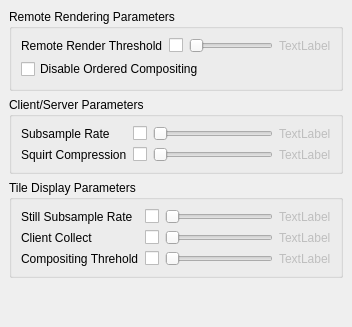
   <widget class="QWidget" name="Server" >
    <layout class="QGridLayout" >
     <property name="leftMargin" >
      <number>9</number>
     </property>
     <property name="topMargin" >
      <number>9</number>
     </property>
     <property name="rightMargin" >
      <number>9</number>
     </property>
     <property name="bottomMargin" >
      <number>9</number>
     </property>
     <property name="horizontalSpacing" >
      <number>6</number>
     </property>
     <property name="verticalSpacing" >
      <number>6</number>
     </property>
     <item row="3" column="0" >
      <spacer>
       <property name="orientation" >
        <enum>Qt::Vertical</enum>
       </property>
       <property name="sizeHint" >
        <size>
         <width>20</width>
         <height>40</height>
        </size>
       </property>
      </spacer>
     </item>
     <item row="1" column="0" >
      <widget class="QGroupBox" name="clientServerParameters" >
       <property name="title" >
        <string>Client/Server Parameters</string>
       </property>
       <layout class="QGridLayout" >
        <property name="leftMargin" >
         <number>9</number>
        </property>
        <property name="topMargin" >
         <number>9</number>
        </property>
        <property name="rightMargin" >
         <number>9</number>
        </property>
        <property name="bottomMargin" >
         <number>9</number>
        </property>
        <property name="horizontalSpacing" >
         <number>6</number>
        </property>
        <property name="verticalSpacing" >
         <number>6</number>
        </property>
        <item row="1" column="3" >
         <widget class="QLabel" name="squirtLevelLabel" >
          <property name="enabled" >
           <bool>false</bool>
          </property>
          <property name="text" >
           <string>TextLabel</string>
          </property>
         </widget>
        </item>
        <item row="1" column="1" >
         <widget class="QCheckBox" name="enableSquirt" >
          <property name="toolTip" >
           <string>Toggle use of Squirt compression while interacting.</string>
          </property>
          <property name="whatsThis" >
           <string>Toggle use of Squirt compression while interacting.</string>
          </property>
          <property name="text" >
           <string/>
          </property>
         </widget>
        </item>
        <item row="1" column="0" >
         <widget class="QLabel" name="label_9" >
          <property name="text" >
           <string>Squirt Compression</string>
          </property>
         </widget>
        </item>
        <item row="0" column="1" >
         <widget class="QCheckBox" name="enableSubsampling" >
          <property name="toolTip" >
           <string>Toggle use of subsampling while interacting.</string>
          </property>
          <property name="whatsThis" >
           <string>Toggle use of subsampling while interacting.</string>
          </property>
          <property name="text" >
           <string/>
          </property>
         </widget>
        </item>
        <item row="1" column="2" >
         <widget class="QSlider" name="squirtLevel" >
          <property name="enabled" >
           <bool>false</bool>
          </property>
          <property name="toolTip" >
           <string>&lt;html>&lt;head>&lt;meta name="qrichtext" content="1" />&lt;/head>&lt;body style=" white-space: pre-wrap; font-family:Sans Serif; font-size:9pt; font-weight:400; font-style:normal; text-decoration:none;">&lt;p style=" margin-top:0px; margin-bottom:0px; margin-left:0px; margin-right:0px; -qt-block-indent:0; text-indent:0px;">Squirt compression is a combination of runlength encoding and bit compression.&lt;b>Left:&lt;/b> No compression. &lt;b>Right:&lt;/b> Maximum compression.&lt;/p>&lt;/body>&lt;/html></string>
          </property>
          <property name="whatsThis" >
           <string>&lt;html>&lt;head>&lt;meta name="qrichtext" content="1" />&lt;/head>&lt;body style=" white-space: pre-wrap; font-family:Sans Serif; font-size:9pt; font-weight:400; font-style:normal; text-decoration:none;">&lt;p style=" margin-top:0px; margin-bottom:0px; margin-left:0px; margin-right:0px; -qt-block-indent:0; text-indent:0px;">Squirt compression is a combination of runlength encoding and bit compression.&lt;b>Left:&lt;/b> No compression. &lt;b>Right:&lt;/b> Maximum compression.&lt;/p>&lt;/body>&lt;/html></string>
          </property>
          <property name="minimum" >
           <number>1</number>
          </property>
          <property name="maximum" >
           <number>6</number>
          </property>
          <property name="orientation" >
           <enum>Qt::Horizontal</enum>
          </property>
         </widget>
        </item>
        <item row="0" column="0" >
         <widget class="QLabel" name="label_8" >
          <property name="text" >
           <string>Subsample Rate</string>
          </property>
         </widget>
        </item>
        <item row="0" column="3" >
         <widget class="QLabel" name="subsamplingRateLabel" >
          <property name="enabled" >
           <bool>false</bool>
          </property>
          <property name="text" >
           <string>TextLabel</string>
          </property>
         </widget>
        </item>
        <item row="0" column="2" >
         <widget class="QSlider" name="subsamplingRate" >
          <property name="enabled" >
           <bool>false</bool>
          </property>
          <property name="toolTip" >
           <string>&lt;html>&lt;head>&lt;meta name="qrichtext" content="1" />&lt;/head>&lt;body style=" white-space: pre-wrap; font-family:Sans Serif; font-size:9pt; font-weight:400; font-style:normal; text-decoration:none;">&lt;p style=" margin-top:0px; margin-bottom:0px; margin-left:0px; margin-right:0px; -qt-block-indent:0; text-indent:0px;">Subsampling is a compositing LOD technique. Subsampling will use larger pixels during interaction.&lt;/p>&lt;/body>&lt;/html></string>
          </property>
          <property name="whatsThis" >
           <string>&lt;html>&lt;head>&lt;meta name="qrichtext" content="1" />&lt;/head>&lt;body style=" white-space: pre-wrap; font-family:Sans Serif; font-size:9pt; font-weight:400; font-style:normal; text-decoration:none;">&lt;p style=" margin-top:0px; margin-bottom:0px; margin-left:0px; margin-right:0px; -qt-block-indent:0; text-indent:0px;">Subsampling is a compositing LOD technique. Subsampling will use larger pixels during interaction.&lt;/p>&lt;/body>&lt;/html></string>
          </property>
          <property name="minimum" >
           <number>2</number>
          </property>
          <property name="maximum" >
           <number>20</number>
          </property>
          <property name="pageStep" >
           <number>1</number>
          </property>
          <property name="orientation" >
           <enum>Qt::Horizontal</enum>
          </property>
         </widget>
        </item>
       </layout>
      </widget>
     </item>
     <item row="0" column="0" >
      <widget class="QGroupBox" name="compositingParameters" >
       <property name="title" >
        <string>Remote Rendering Parameters</string>
       </property>
       <layout class="QGridLayout" >
        <property name="leftMargin" >
         <number>9</number>
        </property>
        <property name="topMargin" >
         <number>9</number>
        </property>
        <property name="rightMargin" >
         <number>9</number>
        </property>
        <property name="bottomMargin" >
         <number>9</number>
        </property>
        <property name="horizontalSpacing" >
         <number>6</number>
        </property>
        <property name="verticalSpacing" >
         <number>6</number>
        </property>
        <item row="1" column="0" colspan="3" >
         <widget class="QCheckBox" name="orderedCompositing" >
          <property name="toolTip" >
           <string>&lt;html>&lt;head>&lt;meta name="qrichtext" content="1" />&lt;/head>&lt;body style=" white-space: pre-wrap; font-family:Sans Serif; font-size:9pt; font-weight:400; font-style:normal; text-decoration:none;">&lt;p style=" margin-top:0px; margin-bottom:0px; margin-left:0px; margin-right:0px; -qt-block-indent:0; text-indent:0px;">Toggle use of ordered compositing. Ordered compositing makes updates and animations slower, but makes volume rendering correct and may speed up compositing in general.&lt;/p>&lt;/body>&lt;/html></string>
          </property>
          <property name="whatsThis" >
           <string>&lt;html>&lt;head>&lt;meta name="qrichtext" content="1" />&lt;/head>&lt;body style=" white-space: pre-wrap; font-family:Sans Serif; font-size:9pt; font-weight:400; font-style:normal; text-decoration:none;">&lt;p style=" margin-top:0px; margin-bottom:0px; margin-left:0px; margin-right:0px; -qt-block-indent:0; text-indent:0px;">Toggle use of ordered compositing. Ordered compositing makes updates and animations slower, but makes volume rendering correct and may speed up compositing in general.&lt;/p>&lt;/body>&lt;/html></string>
          </property>
          <property name="text" >
           <string>Disable Ordered Compositing</string>
          </property>
         </widget>
        </item>
        <item row="0" column="1" >
         <widget class="QCheckBox" name="enableCompositing" >
          <property name="toolTip" >
           <string>&lt;html>&lt;head>&lt;meta name="qrichtext" content="1" />&lt;/head>&lt;body style=" white-space: pre-wrap; font-family:Sans Serif; font-size:9pt; font-weight:400; font-style:normal; text-decoration:none;">&lt;p style=" margin-top:0px; margin-bottom:0px; margin-left:0px; margin-right:0px; -qt-block-indent:0; text-indent:0px;">Toggle compositing. When off all rendering is done locally. Otherwise, rendering is done on server or client depending on the threshold.&lt;/p>&lt;/body>&lt;/html></string>
          </property>
          <property name="whatsThis" >
           <string>&lt;html>&lt;head>&lt;meta name="qrichtext" content="1" />&lt;/head>&lt;body style=" white-space: pre-wrap; font-family:Sans Serif; font-size:9pt; font-weight:400; font-style:normal; text-decoration:none;">&lt;p style=" margin-top:0px; margin-bottom:0px; margin-left:0px; margin-right:0px; -qt-block-indent:0; text-indent:0px;">Toggle compositing. When off all rendering is done locally. Otherwise, rendering is done on server or client depending on the threshold.&lt;/p>&lt;/body>&lt;/html></string>
          </property>
          <property name="text" >
           <string/>
          </property>
         </widget>
        </item>
        <item row="0" column="3" >
         <widget class="QLabel" name="compositeThresholdLabel" >
          <property name="enabled" >
           <bool>false</bool>
          </property>
          <property name="text" >
           <string>TextLabel</string>
          </property>
         </widget>
        </item>
        <item row="0" column="0" >
         <widget class="QLabel" name="compositeThresholdTitleLabel" >
          <property name="text" >
           <string>Remote Render Threshold</string>
          </property>
         </widget>
        </item>
        <item row="0" column="2" >
         <widget class="QSlider" name="compositeThreshold" >
          <property name="enabled" >
           <bool>false</bool>
          </property>
          <property name="toolTip" >
           <string>&lt;html>&lt;head>&lt;meta name="qrichtext" content="1" />&lt;/head>&lt;body style=" white-space: pre-wrap; font-family:Sans Serif; font-size:9pt; font-weight:400; font-style:normal; text-decoration:none;">&lt;p style=" margin-top:0px; margin-bottom:0px; margin-left:0px; margin-right:0px; -qt-block-indent:0; text-indent:0px;">This slider determines when distributed rendering is used. When compositing is off, geometry is collected at process 0 for local rendering. Threshold criteria is based on size of the model in mega bytes. &lt;b>Left:&lt;/b> Always use compositing. &lt;b>Right:&lt;/b> Move even large models to process 0.&lt;/p>&lt;/body>&lt;/html></string>
          </property>
          <property name="whatsThis" >
           <string>&lt;html>&lt;head>&lt;meta name="qrichtext" content="1" />&lt;/head>&lt;body style=" white-space: pre-wrap; font-family:Sans Serif; font-size:9pt; font-weight:400; font-style:normal; text-decoration:none;">&lt;p style=" margin-top:0px; margin-bottom:0px; margin-left:0px; margin-right:0px; -qt-block-indent:0; text-indent:0px;">This slider determines when distributed rendering is used. When compositing is off, geometry is collected at process 0 for local rendering. Threshold criteria is based on size of the model in mega bytes. &lt;b>Left:&lt;/b> Always use compositing. &lt;b>Right:&lt;/b> Move even large models to process 0.&lt;/p>&lt;/body>&lt;/html></string>
          </property>
          <property name="maximum" >
           <number>1000</number>
          </property>
          <property name="orientation" >
           <enum>Qt::Horizontal</enum>
          </property>
         </widget>
        </item>
       </layout>
      </widget>
     </item>
     <item row="2" column="0" >
      <widget class="QGroupBox" name="tileDisplayParameters" >
       <property name="title" >
        <string>Tile Display Parameters</string>
       </property>
       <layout class="QGridLayout" >
        <property name="leftMargin" >
         <number>9</number>
        </property>
        <property name="topMargin" >
         <number>9</number>
        </property>
        <property name="rightMargin" >
         <number>9</number>
        </property>
        <property name="bottomMargin" >
         <number>9</number>
        </property>
        <property name="horizontalSpacing" >
         <number>6</number>
        </property>
        <property name="verticalSpacing" >
         <number>6</number>
        </property>
        <item row="1" column="3" >
         <widget class="QLabel" name="clientCollectLabel" >
          <property name="enabled" >
           <bool>false</bool>
          </property>
          <property name="text" >
           <string>TextLabel</string>
          </property>
         </widget>
        </item>
        <item row="1" column="1" >
         <widget class="QCheckBox" name="enableClientCollect" >
          <property name="toolTip" >
           <string>&lt;html>Toggle client geometry collection&lt;/html></string>
          </property>
          <property name="text" >
           <string/>
          </property>
         </widget>
        </item>
        <item row="1" column="0" >
         <widget class="QLabel" name="label_6" >
          <property name="text" >
           <string>Client Collect</string>
          </property>
         </widget>
        </item>
        <item row="0" column="0" >
         <widget class="QLabel" name="label_5" >
          <property name="text" >
           <string>Still Subsample Rate</string>
          </property>
         </widget>
        </item>
        <item row="0" column="3" >
         <widget class="QLabel" name="stillRenderSubsampleRateLabel" >
          <property name="enabled" >
           <bool>false</bool>
          </property>
          <property name="text" >
           <string>TextLabel</string>
          </property>
         </widget>
        </item>
        <item row="0" column="2" >
         <widget class="QSlider" name="stillRenderSubsampleRate" >
          <property name="enabled" >
           <bool>false</bool>
          </property>
          <property name="toolTip" >
           <string>&lt;html>Subsampling is a compositing LOD technique. Still subsampling will use larger pixels during still rendering.&lt;/html></string>
          </property>
          <property name="statusTip" >
           <string>&lt;html>Subsampling is a compositing LOD technique. Still subsampling will use larger pixels during still rendering.&lt;/html></string>
          </property>
          <property name="minimum" >
           <number>2</number>
          </property>
          <property name="maximum" >
           <number>20</number>
          </property>
          <property name="pageStep" >
           <number>1</number>
          </property>
          <property name="orientation" >
           <enum>Qt::Horizontal</enum>
          </property>
         </widget>
        </item>
        <item row="0" column="1" >
         <widget class="QCheckBox" name="enableStillRenderSubsampleRate" >
          <property name="toolTip" >
           <string>&lt;html>Toggle use of subsampling during still rendering.&lt;/html></string>
          </property>
          <property name="statusTip" >
           <string>&lt;html>Toggle use of subsampling during still rendering.&lt;/html></string>
          </property>
          <property name="text" >
           <string/>
          </property>
         </widget>
        </item>
        <item row="1" column="2" >
         <widget class="QSlider" name="clientCollect" >
          <property name="enabled" >
           <bool>false</bool>
          </property>
          <property name="toolTip" >
           <string>&lt;html>This slider determines when any geometry is collected on the client. If geometry is not collected on the client, the outline is drawn on the client (but the tile display still shows the geometry). &lt;b>Left:&lt;/b> Never collect any geometry on the client. &lt;b>Right:&lt;/b> Collect larger geometry on client.&lt;/html></string>
          </property>
          <property name="maximum" >
           <number>1000</number>
          </property>
          <property name="singleStep" >
           <number>10</number>
          </property>
          <property name="pageStep" >
           <number>100</number>
          </property>
          <property name="orientation" >
           <enum>Qt::Horizontal</enum>
          </property>
         </widget>
        </item>
        <item row="2" column="0" >
         <widget class="QLabel" name="label_4" >
          <property name="text" >
           <string>Compositing Threhold</string>
          </property>
         </widget>
        </item>
        <item row="2" column="1" >
         <widget class="QCheckBox" name="enableTileDisplayCompositing" >
          <property name="text" >
           <string/>
          </property>
         </widget>
        </item>
        <item row="2" column="2" >
         <widget class="QSlider" name="tileDisplayCompositeThreshold" >
          <property name="toolTip" >
           <string>&lt;html>&lt;head>&lt;meta name="qrichtext" content="1" />&lt;/head>&lt;body style=" white-space: pre-wrap; font-family:Sans Serif; font-size:9pt; font-weight:400; font-style:normal; text-decoration:none;">&lt;p style=" margin-top:0px; margin-bottom:0px; margin-left:0px; margin-right:0px; -qt-block-indent:0; text-indent:0px;">This slider determines when distributed rendering is used on tile displays. When compositing is enabled, each processes renders the data it has and then the rendering code composites the images together for each tile. When compositing is disabled, geometry is cloned on all processes and each process renders the tile independently. Threshold criteria is based on size of the model in mega bytes. &lt;b>Left:&lt;/b> Always use compositing. &lt;b>Right:&lt;/b> Clone even large models.&lt;/p>&lt;/body>&lt;/html></string>
          </property>
          <property name="maximum" >
           <number>1000</number>
          </property>
          <property name="orientation" >
           <enum>Qt::Horizontal</enum>
          </property>
         </widget>
        </item>
        <item row="2" column="3" >
         <widget class="QLabel" name="tileDisplayCompositeThresholdLabel" >
          <property name="enabled" >
           <bool>false</bool>
          </property>
          <property name="text" >
           <string>TextLabel</string>
          </property>
         </widget>
        </item>
       </layout>
      </widget>
     </item>
    </layout>
   </widget>
